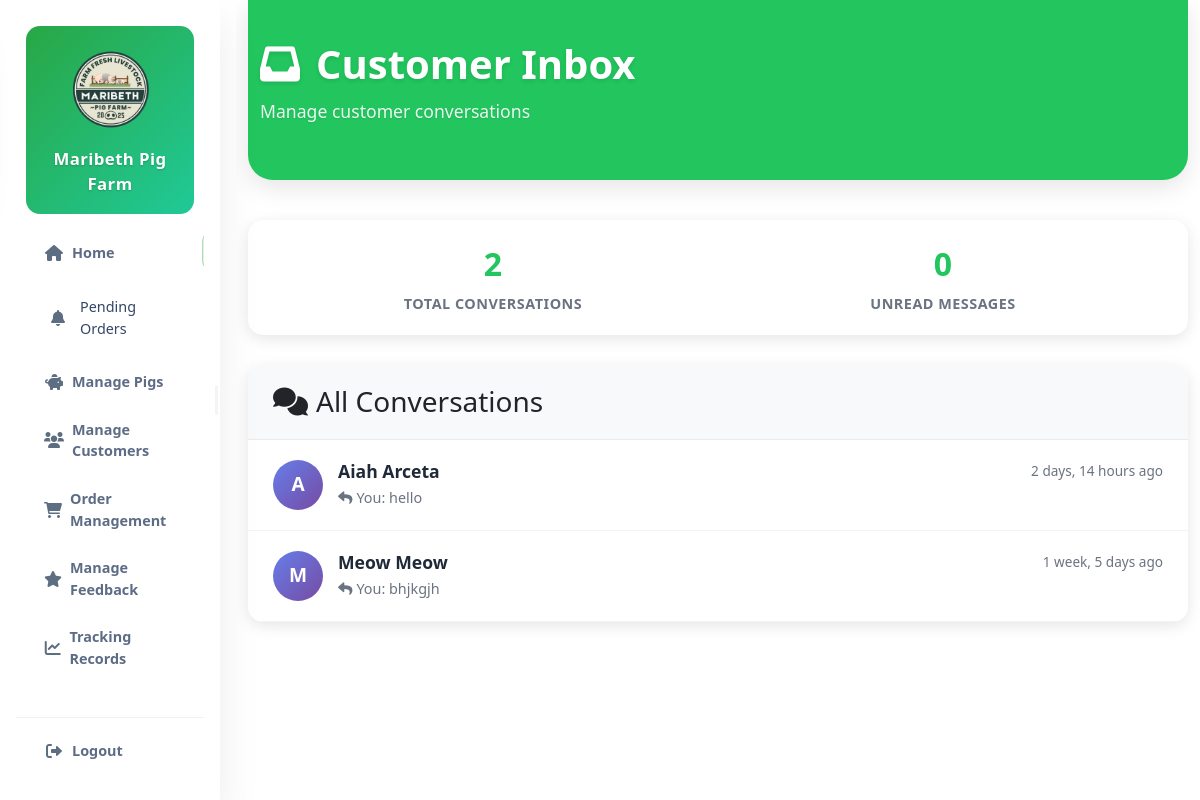
The page /manage/inbox/ (signed in) on the database its author committed.
### myapp/models.py (models this page shows, shortened)
class Conversation(models.Model):
    user = models.ForeignKey(User, on_delete=models.CASCADE, related_name='conversations')
    subject = models.CharField(max_length=100, default='General Inquiry')
    created_at = models.DateTimeField(auto_now_add=True)
    updated_at = models.DateTimeField(auto_now=True)
    is_active = models.BooleanField(default=True)
    class Meta:
        ordering = ['-updated_at']
    def get_latest_message(self):
        return self.messages.first()

class Message(models.Model):
    SENDER_CHOICES = [
        ('customer', 'Customer'),
        ('admin', 'Admin'),
    ]
    conversation = models.ForeignKey(Conversation, on_delete=models.CASCADE, related_name='messages', null=True, blank=True)
    sender = models.CharField(max_length=10, choices=SENDER_CHOICES, default='customer')
    message = models.TextField()
    is_read = models.BooleanField(default=False)
    delivered_at = models.DateTimeField(null=True, blank=True)
    read_at = models.DateTimeField(null=True, blank=True)
    created_at = models.DateTimeField(auto_now_add=True)
    class Meta:
        ordering = ['-created_at']

### myapp/views.py (the view)
# urls.py: path('manage/inbox/', views.admin_inbox, name='admin_inbox'),
@login_required
@user_passes_test(is_admin)
def admin_inbox(request):
    from .models import Conversation
    from django.db.models import Count, Q
    conversations = Conversation.objects.filter(is_active=True).select_related('user').annotate(
        unread_count=Count('messages', filter=Q(messages__is_read=False, messages__sender='customer'))
    ).order_by('-updated_at')
    total_unread = sum(conv.unread_count for conv in conversations)
    return render(request, 'myapp/admin_inbox.html', {
        'conversations': conversations,
        'total_unread': total_unread
    })

### myapp/context_processors.py (called while the page is built)
def cart_count(request):
    if request.user.is_authenticated:
        count = Cart.objects.filter(user=request.user).count()
        return {'cart_count': count}
    return {'cart_count': 0}

### myapp/views.py (called while the page is built)
def is_admin(user):
    return user.is_superuser or user.is_staff

### templates/myapp/admin_inbox.html (shortened to what this page needs)
{% extends 'base.html' %}
{% block content %}
<div class="container-fluid">
    <div class="page-header">
        <div class="container-fluid">
            <h1 class="page-title">
                <i class="fas fa-inbox me-3"></i>Customer Inbox
            </h1>
            <p class="page-tagline">Manage customer conversations</p>
        </div>
    </div>
    {% if total_unread > 0 or conversations %}
    <div class="stats-summary">
        <div class="stat-item">
            <div class="stat-number">{{ conversations|length }}</div>
            <div class="stat-label">Total Conversations</div>
        </div>
        <div class="stat-item">
            <div class="stat-number">{{ total_unread }}</div>
            <div class="stat-label">Unread Messages</div>
        </div>
    </div>
    {% endif %}
    <div class="inbox-container">
        <div class="inbox-header">
            <h3 class="mb-0">
                <i class="fas fa-comments me-2"></i>All Conversations
            </h3>
        </div>
        <div class="conversation-list">
            {% if conversations %}
                {% for conversation in conversations %}
                <a href="{% url 'admin_conversation' conversation.id %}" class="conversation-item {% if conversation.unread_count > 0 %}unread{% endif %}">
                    <div class="avatar">
                        {% if conversation.user.userprofile and conversation.user.userprofile.profile_photo %}
                            <img src="{{ conversation.user.userprofile.profile_photo.url }}" alt="{{ conversation.user.get_full_name|default:conversation.user.username }}">
                        {% else %}
                            <div class="avatar-initials">
                                {{ conversation.user.first_name|first|default:conversation.user.username|first|upper }}
                            </div>
                        {% endif %}
                    </div>
                    <div class="conversation-content">
                        <div class="conversation-header">
                            <h5 class="customer-name">
                                {{ conversation.user.get_full_name|default:conversation.user.username }}
                            </h5>
                            <span class="conversation-time">
                                {% if conversation.get_latest_message %}
                                    {{ conversation.get_latest_message.created_at|timesince }} ago
                                {% else %}
                                    {{ conversation.created_at|timesince }} ago
                                {% endif %}
                            </span>
                        </div>
                        <p class="last-message">
                            {% if conversation.get_latest_message %}
                                {% if conversation.get_latest_message.sender == 'admin' %}
                                    <i class="fas fa-reply me-1"></i>You: {{ conversation.get_latest_message.message|truncatechars:60 }}
                                {% else %}
                                    {{ conversation.get_latest_message.message|truncatechars:60 }}
                                {% endif %}
                            {% else %}
                                {{ conversation.subject }}
                            {% endif %}
                        </p>
                    </div>
                </a>
                {% endfor %}
            {% else %}
            <div class="empty-state">
                <i class="fas fa-inbox"></i>
                <h4>No Conversations</h4>
                <p>No customer conversations yet. Messages will appear here when customers contact you.</p>
            </div>
            {% endif %}
        </div>
    </div>
</div>
{% endblock %}

### templates/base.html (style rules this page uses)
html, body { margin: 0; padding: 0; min-height: 100%; width: 100%; overflow-x: hidden; overflow-y: auto; }
body { min-height: 100vh; width: 100%; overflow-x: hidden; overflow-y: auto; }
.stat-number { font-size: 2rem; font-weight: 800; margin-bottom: 5px; }
.stat-label { color: #6b7280; font-weight: 600; text-transform: uppercase; letter-spacing: 0.5px; font-size: 0.9rem; }

### templates/myapp/admin_inbox.html (style rules this page uses)
.page-header { background: #22c55e !important; color: white !important; padding: 40px 0; margin: -20px -20px 40px -20px; border-radius: 0 0 25px 25px; box-shadow: 0 8px 25px rgba(0, 0, 0, 0.1); }
.page-title { font-size: 2.5rem; font-weight: 700; margin: 0; text-shadow: 0 2px 4px rgba(0, 0, 0, 0.1); }
.page-tagline { font-size: 1.1rem; opacity: 0.9; margin-top: 10px; font-weight: 400; text-shadow: 0 1px 2px rgba(0, 0, 0, 0.1); }
.inbox-container { background: white; border-radius: 15px; box-shadow: 0 4px 15px rgba(0, 0, 0, 0.1); overflow: hidden; margin: 0 -20px; }
.inbox-header { background: #f8f9fa; padding: 20px 25px; border-bottom: 1px solid #e9ecef; display: flex; justify-content: between; align-items: center; }
.conversation-list { max-height: 70vh; overflow-y: auto; }
.conversation-item { padding: 20px 25px; border-bottom: 1px solid #f1f3f4; cursor: pointer; transition: all 0.3s ease; display: flex; align-items: center; text-decoration: none; color: inherit; }
.avatar { width: 50px; height: 50px; border-radius: 50%; background: linear-gradient(135deg, #667eea 0%, #764ba2 100%); display: flex; align-items: center; justify-content: center; color: white; font-weight: 600; font-size: 1.2rem; margin-right: 15px; flex-shrink: 0; position: relative; overflow: hidden; }
.avatar-initials { display: flex; align-items: center; justify-content: center; width: 100%; height: 100%; }
.conversation-content { flex: 1; min-width: 0; }
.conversation-header { display: flex; justify-content: space-between; align-items: center; margin-bottom: 5px; }
.customer-name { font-weight: 600; font-size: 1.1rem; color: #1f2937; margin: 0; }
.conversation-time { font-size: 0.85rem; color: #6b7280; }
.last-message { color: #6b7280; font-size: 0.9rem; overflow: hidden; text-overflow: ellipsis; white-space: nowrap; margin: 0; }
.stats-summary { background: white; border-radius: 15px; padding: 20px; box-shadow: 0 4px 15px rgba(0, 0, 0, 0.1); margin: 0 -20px 30px -20px; display: flex; justify-content: space-around; text-align: center; }
.stat-item { flex: 1; }
.stat-number { font-size: 2rem; font-weight: 700; color: #22c55e; margin: 0; }
.stat-label { color: #6b7280; font-size: 0.9rem; margin: 5px 0 0 0; }

### rows shown on the page
Conversation: user.first_name|first "A", user.get_full_name "Aiah Arceta", get_latest_message.created_at "2 days, 14 hours", get_latest_message.message "hello"
Conversation: user.first_name|first "M", user.get_full_name "Meow Meow", get_latest_message.created_at "1 week, 5 days", get_latest_message.message "bhjkgjh"

### other values the page prints
{{ conversations|length }} "2"
{{ total_unread }} "0"
